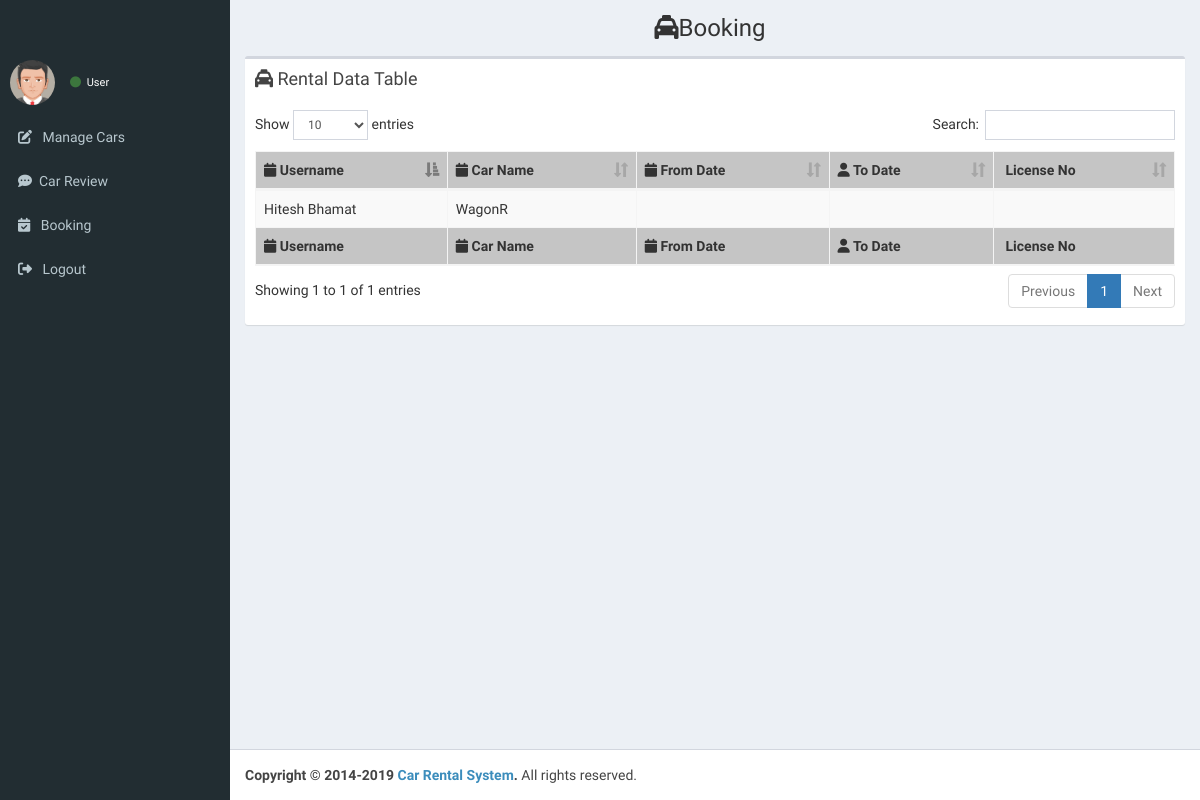
Before: /userpanel/booking.php with the older database file.
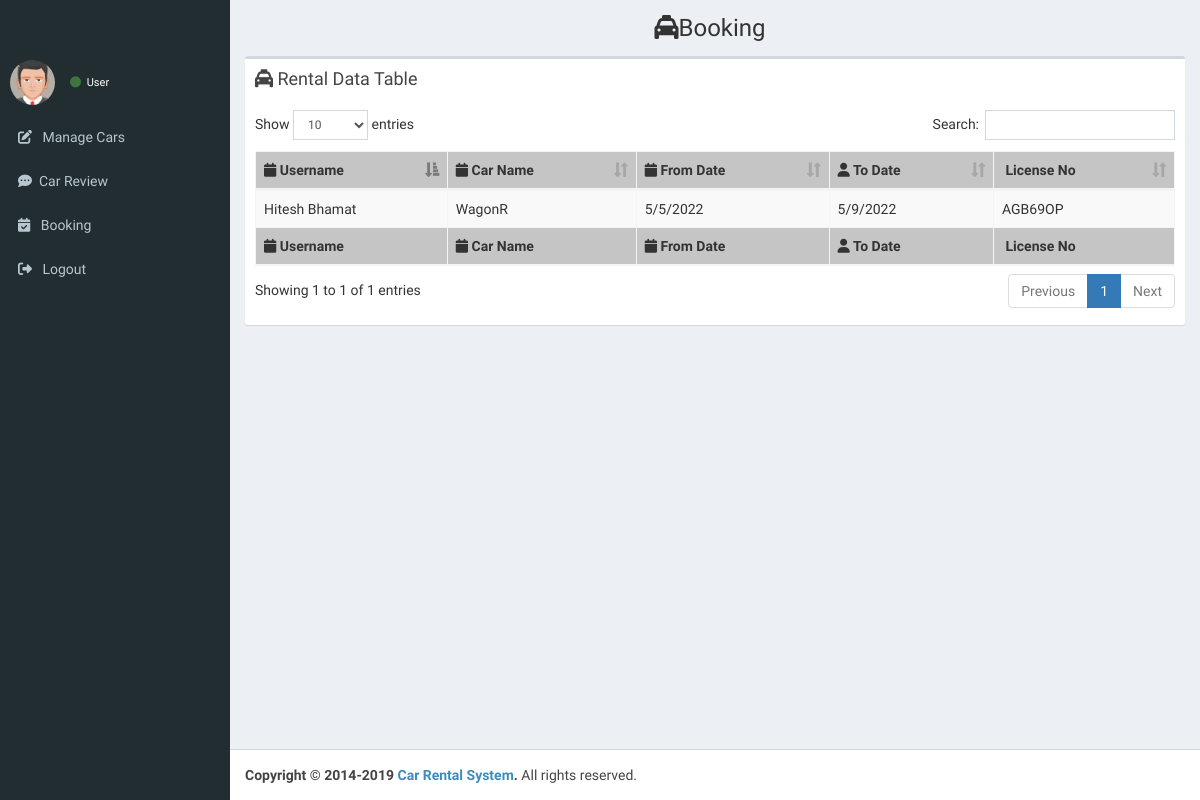
After: the same page with the newer database file.
### tables this page shows
CREATE TABLE `tbl_booking` (
  `b_id` int(5) NOT NULL,
  `u_name` varchar(25) NOT NULL,
  `v_id` int(11) NOT NULL,
  `v_fromdate` varchar(120) NOT NULL,
  `v_todate` varchar(120) NOT NULL,
  `v_licenseno` varchar(16) NOT NULL,
  `v_licenseimg` longblob NOT NULL
);

### userpanel/booking.php (the view, shortened to what this page needs)
<?php
include('../includes/config.php');
?>
<!DOCTYPE html>
<html>
<head>
  <link rel="stylesheet" href="bower_components/bootstrap/dist/css/bootstrap.min.css">
  <link rel="stylesheet" href="https://cdnjs.cloudflare.com/ajax/libs/font-awesome/6.1.1/css/all.min.css" />
  <link rel="stylesheet" href="bower_components/Ionicons/css/ionicons.min.css">
  <link rel="stylesheet" href="bower_components/datatables.net-bs/css/dataTables.bootstrap.min.css">
  <link rel="stylesheet" href="dist/css/AdminLTE.min.css">
  <link rel="stylesheet" href="dist/css/skins/_all-skins.min.css">
</head>
<?php include('../includes/sidebar.php'); ?>
<body class="hold-transition skin-blue sidebar-mini">
  <div class="wrapper">
    <div class="content-wrapper">
      <section class="content-header">
        <h1 align="center">
          <i class="fa fa-cab"></i>Booking
        </h1>
      </section>
      <section class="content">
        <div class="row">
          <div class="col-xs-12">
            <div class="box">
              <div class="box-header">
                <h3 class="box-title"><i class="fa fa-cab"></i> Rental Data Table</h3>
              </div>
              <div class="box-body">
                <table id="example1" class="table table-bordered table-striped">
                  <thead>
                    <tr style="background-color: #c5c5c5;">
                      <th><i class="fa fa-calendar"></i> Username</th>
                      <th><i class="fa fa-calendar"></i> Car Name</th>
                      <th><i class="fa fa-calendar"></i> From Date</th>
                      <th><i class="fa fa-user"></i> To Date</th>
                      <th><i class="fa fa-clock-o"></i> License No </th>
                    </tr>
                  </thead>
                  <tbody>
                    <?php
                    $query =  "SELECT * FROM tbl_vehicle where v_id = '3'";
                    $query2 = "SELECT * FROM tbl_user where u_id = '28'";
                    $query3 = "SELECT * FROM tbl_booking where v_id = '3'";
                    $resultvehical = mysqli_query($conn, $query);
                    $resultuser = mysqli_query($conn, $query2);
                    $resultbooking = mysqli_query($conn, $query3);
                    $row = mysqli_fetch_array($resultvehical);
                    $row2 = mysqli_fetch_array($resultuser);
                    $row3 = mysqli_fetch_array($resultbooking);
                    ?>
                    <tr>
                      <td><?php echo $row2['u_name']; ?></td>
                      <td><?php echo $row['v_name']; ?></td>
                      <td><?php echo $row3['v_fromdate']; ?></td>
                      <td><?php echo $row3['v_todate']; ?></td>
                      <td><?php echo $row3['v_licenseno']; ?></td>
                    </tr>
                  </tbody>
                  <tfoot>
                    <tr style="background-color: #c5c5c5;">
                      <th><i class="fa fa-calendar"></i> Username</th>
                      <th><i class="fa fa-calendar"></i> Car Name</th>
                      <th><i class="fa fa-calendar"></i> From Date</th>
                      <th><i class="fa fa-user"></i> To Date</th>
                      <th><i class="fa fa-clock-o"></i> License No </th>
                    </tr>
                  </tfoot>
                </table>
              </div>
            </div>
          </div>
        </div>
      </section>
    </div>
    <footer class="main-footer">
      <strong>Copyright &copy; 2014-2019 <a href="https://adminlte.io">Car Rental System</a>.</strong> All rights
      reserved.
    </footer>
  </div>
</body>
</html>

Changed rows visible on the page:
added tbl_booking: v_fromdate "5/5/2022", v_todate "5/9/2022", v_licenseno "AGB69OP"
